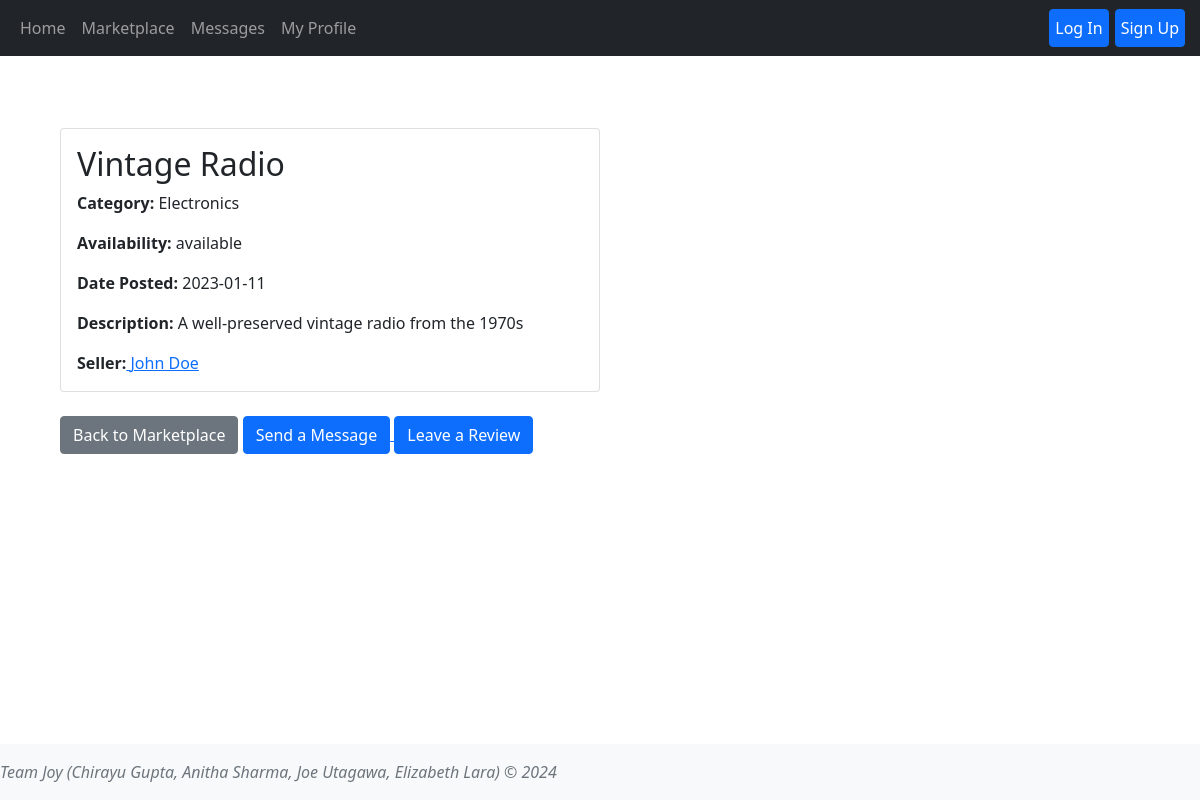
Page /marketplace/1 on the committed database.
### tables this page shows
CREATE TABLE Tools (id INTEGER PRIMARY KEY AUTOINCREMENT, user_id INTEGER, title TEXT NOT NULL, description TEXT, imgPath TEXT, category TEXT, availability TEXT, datePosted TEXT NOT NULL, FOREIGN KEY (user_id) REFERENCES Users(user_id));

CREATE TABLE Users (user_id INTEGER PRIMARY KEY AUTOINCREMENT,username TEXT NOT NULL, name TEXT NOT NULL,email TEXT NOT NULL UNIQUE,password TEXT NOT NULL,profile_image TEXT,location TEXT);

### app.py (the view)
@app.route('/marketplace/<int:tool_id>')
def tool(tool_id=None):
    user_id = session.get('user_id')
    tool = Tool.getTool(tool_id)
    user = User.getUserByID(user_id)
    seller = tool['user_id']
    seller_info = User.getUserByID(seller)
    return render_template('tool.html', tool=tool, user_id=user_id, user=user, seller=seller_info)

### tools.py (called while the page is built)
    @classmethod
    def getTool(cls,tool_id):
        conn = sqlite3.connect('database.db')
        cursorObj = conn.cursor()
        cursorObj.execute('SELECT id, user_id, title, description, imgPath, category, availability, datePosted FROM tools WHERE id=?;',(tool_id,))
        allRows = cursorObj.fetchone()
        m = {"id" : allRows[0], "user_id": allRows[1], "title":allRows[2], 'description': allRows[3], 'imgPath':allRows[4], 'category':allRows[5], 'availability':allRows[6], 'datePosted':allRows[7] }
        if conn:
            conn.close()
        return m

### users.py (called while the page is built)
    @classmethod
    def getAllUsers(cls):
        conn = sqlite3.connect('database.db')
        cursorObj = conn.cursor()
        cursorObj.execute('SELECT user_id, username, name, email, password, profile_image, location FROM users;')
        allRows = cursorObj.fetchall()
        ListOfDictionaries = []
        for row in allRows:
            m = {"user_id": row[0], 'username':row[1],"name":row[2], 'email': row[3], 'password':row[4], 'profile_image':row[5], 'location':row[6]}
            ListOfDictionaries.append(m)
        if conn:
            conn.close()
        return ListOfDictionaries

    def getUserByID(user_id):
        users = User.getAllUsers()
        for user in users:
            if user['user_id'] == user_id:
                return user

### templates/tool.html (shortened to what this page needs)
{% extends 'base.html' %}
{% block content%}
<main class="d-inline-flex p-5 align-items-end">
    <div class="container">
        <div class="card col-6">
            <div class="card-body">
                <h2 class="card-title">{{ tool.title }}</h2>
                <p class="card-text"><strong>Category:</strong> {{ tool.category }}</p>
                <p class="card-text"><strong>Availability:</strong> {{ tool.availability }}</p>
                <p class="card-text"><strong>Date Posted:</strong> {{ tool.datePosted }}</p>
                <p class="card-text"><strong>Description:</strong> {{ tool.description }}</p>
                <p class="card-text"><strong>Seller:</strong><a href="{{url_for('view_profile', viewing_id=seller.user_id)}}"> {{ seller.name }}</p></a>
            </div>
        </div>
        <div class="mt-4">
            <a href="{{ url_for('market') }}" class="btn btn-secondary">Back to Marketplace</a>
            {% if tool.user_id != user_id %}
            <a href="{{url_for('new_conversation')}}">
                <button class="btn btn-primary">Send a Message</button>
            </a>
            <a href="{{url_for('add_review', reviewee_id = tool.user_id)}}">
                <button class="btn btn-primary">Leave a Review</button>
            </a>
            {% endif %}
    </div>
    </div>
</main>
{% endblock %}

### static/css/styles.css (style rules this page uses)
body { padding-bottom: 100px; padding-top: 30px; }
.container { margin-top:50px !important; }

### rows in the picture
Tools: title "Vintage Radio", category "Electronics", availability "available", datePosted "2023-01-11", description "A well-preserved vintage radio from the 1970s"
Users: name "John Doe"
